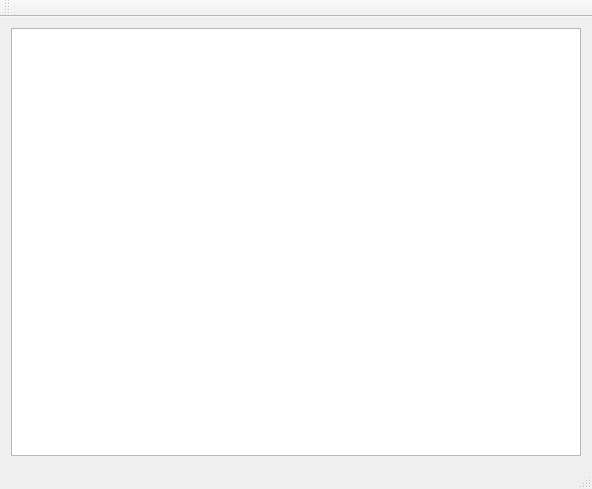
<?xml version="1.0" encoding="UTF-8"?>
<ui version="4.0">
 <class>MainWindow</class>
 <widget class="QMainWindow" name="MainWindow">
  <property name="geometry">
   <rect>
    <x>0</x>
    <y>0</y>
    <width>592</width>
    <height>489</height>
   </rect>
  </property>
  <property name="windowTitle">
   <string>MainWindow</string>
  </property>
  <widget class="QWidget" name="centralWidget">
   <layout class="QGridLayout" name="gridLayout">
    <item row="0" column="0">
     <widget class="QTextEdit" name="textEdit"/>
    </item>
   </layout>
  </widget>
  <widget class="QMenuBar" name="menuBar">
   <property name="geometry">
    <rect>
     <x>0</x>
     <y>0</y>
     <width>592</width>
     <height>21</height>
    </rect>
   </property>
  </widget>
  <widget class="QStatusBar" name="statusBar"/>
  <widget class="QToolBar" name="toolBar">
   <property name="windowTitle">
    <string>toolBar</string>
   </property>
   <attribute name="toolBarArea">
    <enum>TopToolBarArea</enum>
   </attribute>
   <attribute name="toolBarBreak">
    <bool>false</bool>
   </attribute>
  </widget>
  <action name="actionnew">
   <property name="text">
    <string>new</string>
   </property>
  </action>
  <action name="actionopen">
   <property name="text">
    <string>open</string>
   </property>
  </action>
  <action name="actionsave">
   <property name="text">
    <string>save</string>
   </property>
  </action>
  <action name="actioncut">
   <property name="text">
    <string>cut</string>
   </property>
  </action>
  <action name="actioncopy">
   <property name="text">
    <string>copy</string>
   </property>
  </action>
  <action name="actionpaste">
   <property name="text">
    <string>paste</string>
   </property>
  </action>
  <action name="actiondelete">
   <property name="text">
    <string>delete</string>
   </property>
  </action>
 </widget>
 <layoutdefault spacing="6" margin="11"/>
 <resources/>
 <connections/>
</ui>
